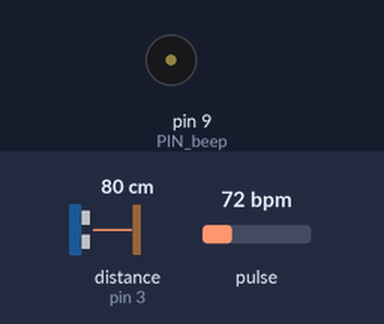
Simulated run of this sketch. Board: Arduino Uno, built with avr-gcc and run on an emulated ATmega328P. On the bench: buzzer (waves = sounding, pin HIGH). Wiring (inferred from the names in the program): ultrasonic range finder: trigger pin 2; echo pin 3. The test bench sets the inputs (shaded band); at power-on: distance to the obstacle (sensor on pin 3) 80 cm, pulse 72 bpm. The echo pulse lasts 58.3 µs per cm; pins used as bus, display or sensor lines are not drawn; what the sketch prints to the serial monitor is not drawn.

Above: at 1.2 s.
At 4.6 s:
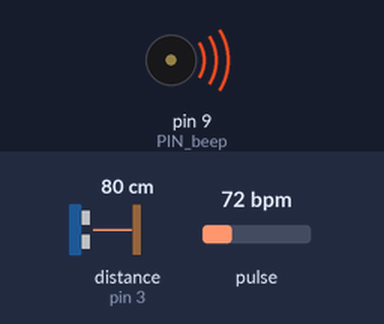
Timing chart, 0 to 5.2 s (numbered marks = the images above):
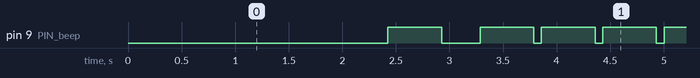

Measured:
- by itself, pin 9 (PIN_beep): goes HIGH 0.50 s, LOW 0.36 s, 221 × (HIGH 0.50 s, LOW 0.07 s), then HIGH
- by itself, everything shown: repeats every 8.0 s, in 28 steps

The sketch:

oximetro_serial_post.ino
```cpp
#include <Wire.h>
#include "MAX30105.h"
#include <math.h>
#include <SoftwareSerial.h>
SoftwareSerial mySerial(2,3);

MAX30105 particleSensor;
//UltraSonido/////
const int pinTrigger= 2; //Variable que contiene el número del pin al cual conectamos la señal "trigger"
const int pinEcho = 3;   //Variable que contiene el número del pin al cual conectamos la señal "echo"
const int pinGel = 10;   //Variable que contiene el número del pin al cual conectamos la salida "Gel"
const int dis_detec =9;
int flag_gel,ngel;
//////////////////
const int media_lec=20;
int beep_lec;
const int PIN_beep = 9;

float picmax=0;
float contadorrms=0;
int banderainicio=0;
int band=0;
float tiempopulsos=0;
float heartrate=0;
float heartrateant=0;
float iniciotiempo=0;
float inicioprograma=0;

float Signal=0.0;
float alpha=0.5;
float S=0.0;
long w=0;
long wprev=0;
long y=0;
float rms=0;
float R=7.18;
float media_R;
int myint;
long puls;
float saturacion=0;
/////
float tiempo=-49.5;
int contadorpulsos=0;
long irw=0;
long irwprev=0;
long iry=0;
float irSignal=0.0;
float irS=0.0;
float irms=0;

long oxi=0;

#define MAX_BRIGHTNESS 255

#if defined(__AVR_ATmega328P__) || defined(__AVR_ATmega168__)
//Arduino Uno doesn't have enough SRAM to store 100 samples of IR led data and red led data in 32-bit format
//To solve this problem, 16-bit MSB of the sampled data will be truncated. Samples become 16-bit data.
uint16_t irBuffer[50]; //infrared LED sensor data
uint16_t redBuffer[50];  //red LED sensor data
#else
uint32_t irBuffer[50]; //infrared LED sensor data
uint32_t redBuffer[50];  //red LED sensor data
#endif

int32_t spo2; //SPO2 value
int8_t validSPO2; //indicator to show if the SPO2 calculation is valid
int32_t heartRate; //heart rate value
int8_t validHeartRate; //indicator to show if the heart rate calculation is valid

char bufoxi[4]; // Con 100 caracteres debe haber más que suficiente para almacenar la cadena a enviar

void setup()
{
  Serial.begin(115200); // initialize serial communication at 115200 bits per second:
  mySerial.begin(115200);
  pinMode(PIN_beep , OUTPUT);  //definir pin como salida
  beep_lec=0;
  // Initialize sensor
  if (!particleSensor.begin(Wire, I2C_SPEED_FAST)) //Use default I2C port, 400kHz speed
  {
    //Serial.println(F("MAX30105 was not found. Please check wiring/power."));
    while (1);
  }

  ////<--------------

//  Serial.println(F("Attach sensor to finger with rubber band. Press any key to start conversion"));
//  while (Serial.available() == 0) ; //wait until user presses a key
//  Serial.read();
  byte ledBrightness = 40; //Options: 0=Off to 255=50mA /60
  byte sampleAverage = 4; //Options: 1, 2, 4, 8, 16, 32
  byte ledMode = 2; //Options: 1 = Red only, 2 = Red + IR, 3 = Red + IR + Green
  byte sampleRate = 200; //Options: 50, 100, 200, 400, 800, 1000, 1600, 3200
  int pulseWidth = 411; //Options: 69, 118, 215, 411
  int adcRange = 4096; //Options: 2048, 4096, 8192, 16384
  //particleSensor.setup(55, 4, 2, 200, 411, 4096); //Configure sensor with these settings
  particleSensor.setup(ledBrightness, sampleAverage, ledMode, sampleRate, pulseWidth, adcRange); //Configure sensor with these settings
  iniciotiempo=millis();
  inicioprograma=millis();
  //----Ultrasonido
  pinMode(pinTrigger, OUTPUT); //Configuramoms el pin de "trigger" como salida
  pinMode(pinEcho, INPUT);  //Configuramoms el pin de "echo" como entrada
  digitalWrite(pinTrigger, LOW);//Ponemos en voltaje bajo(0V) el pin de "trigger"
  digitalWrite(pinGel, LOW);//Ponemos en voltaje Alto el pin de "Gel"

}


void loop()
{
  int ceros;
  myint=0;
  media_R=0;
  oxi=R;
  puls=0;
  ceros=1;
  //ULTRASONIDO
  unsigned long t,nm; //Variable de tipo unsigned long que contendrá el tiempo que le toma a la señal ir y regresar
  float d; //Variable de tipo float que contendrá la distancia en cm
  nm=0;
  flag_gel=0;
  while (1)
  {
    //si no esta conectado
    if(particleSensor.getRed()<70000){
//      Serial.print("0");
//      Serial.print(",");
//      Serial.print("0");
//      Serial.print(",");
//      Serial.print("0");
      beep_lec=0;
      if(ceros) {
        Serial.println("000%");
        mySerial.write("000%");
        ceros=0;
      }
      myint=0;
    }
    else{
      //dc removal del led rojo
      redBuffer[1] = particleSensor.getRed();
      contadorrms+=1;
      wprev=w;
      w=redBuffer[1]+(wprev*0.8);//0.01-0.1 preferentemente //regresa mas rapido que 0.95
      y=w-wprev;
      //suavizado
      Signal=float(y);
      S=(alpha*Signal)+((1-alpha)*S);

      irBuffer[1]=particleSensor.getIR();
      irwprev=irw;
      irw=irBuffer[1]+(irwprev*0.8);//0.01-0.1
      iry=irw-irwprev;
      //suavizado
      irSignal=float(iry);
      irS=(alpha*irSignal)+((1-alpha)*irS);

      //contador de pulsos en platismografia, algoritmo diferente al GIAcalibradooriginal
      if( (S>0)&&(band==0) ){
        contadorpulsos+=1;
        band=1;
      }
      if( (S<0)&&(band==1) ){
        contadorpulsos+=1;
        band=0;
      }
      //algoritmo antes de los 10segundos
      /*

      */
      //formato gia
      if((millis()-inicioprograma)<1000){
        //Serial.print(0);
      }
      else{
        //ceros=1;
        media_R+=R;
        myint++;
        puls+=heartrate;
        if(myint==media_lec){
          ceros=1;
          myint=0;
          media_R=media_R/media_lec;
          puls=puls/media_lec;

//          Serial.print(S);
//          Serial.print(",");
//          Serial.print(int (puls));
//          Serial.print(",");
          oxi=floor(115-16*R);
          if(oxi==0) {}
          else if(oxi<100) {
            //Serial.print(oxi);
            sprintf(bufoxi,"%03d",oxi);
            Serial.print(bufoxi);
            Serial.print("%");
            mySerial.print(String(bufoxi) + "%");
            //mySerial.print("%");
          }
          else Serial.print("099%");

          if(beep_lec>=3){
            digitalWrite(PIN_beep , HIGH);   // poner el Pin en HIGH
            delay(500);                   // esperar
            digitalWrite(PIN_beep , LOW);    // poner el Pin en LOW
            if(beep_lec>=4) myint=media_lec-(media_lec/5);
            beep_lec++;
          }
          else beep_lec++;
        }//end media
      }
      if((millis()-iniciotiempo)>=5000){
        if(banderainicio==0){
          heartrate= (contadorpulsos*19)/2;//19
          heartrateant=heartrate;
          banderainicio=1;
        }
        else{
          //heartrate=((contadorpulsos*6)+heartrateant)/2;
          heartrate=(((contadorpulsos*12.2)/2)+heartrateant)/2;
          heartrateant=heartrate;
        }
        iniciotiempo=millis();
        contadorpulsos=0;
        //calculo spo2
        rms=sqrt(rms/contadorrms);
        irms=sqrt(irms/contadorrms);
        R=log(rms)/log(irms);
        contadorrms=0;
        rms=0;
        irms=0;
      }
      rms=rms+pow(S,2);
      irms=irms+pow(irS,2);
      }
//  //ULTRASONIDO
//  unsigned long t; //Variable de tipo unsigned long que contendrá el tiempo que le toma a la señal ir y regresar
//  float d; //Variable de tipo float que contendrá la distancia en cm

  nm++;
  if(nm>=2){
    digitalWrite(pinTrigger, HIGH);//Ponemos en voltaje alto(5V) el pin de "trigger"
    delayMicroseconds(10);//Esperamos en esta línea para conseguir un pulso de 10us
    digitalWrite(pinTrigger, LOW);//Ponemos en voltaje bajo(0V) el pin de "trigger"

    t = pulseIn(pinEcho, HIGH);         //Utilizamos la función  pulseIn() para medir el tiempo del pulso/echo
    d = t * 0.000001 * 34300.0 / 2.0; //Obtenemos la distancia considerando que la señal recorre dos veces la distancia a medir y que la velocidad del sonido es 343m/s
    if(flag_gel) {
      ngel++;
      if(ngel>20) {
        flag_gel=0;
      }
    }
    if( (d<=dis_detec)&&(!flag_gel) ){
      //Serial.print("D: ");
      //Serial.print(d);
      //Serial.println("cm");
      flag_gel=1;
      ngel=0;
      digitalWrite(pinGel, HIGH);//Ponemos en voltaje Alto el pin de "Gel"
      delay(50);
      digitalWrite(pinGel, LOW);//Ponemos en voltaje Alto el pin de "Gel"
    }//end distancia menor
    nm=0;
  }

  }//end while(1)
}
```
